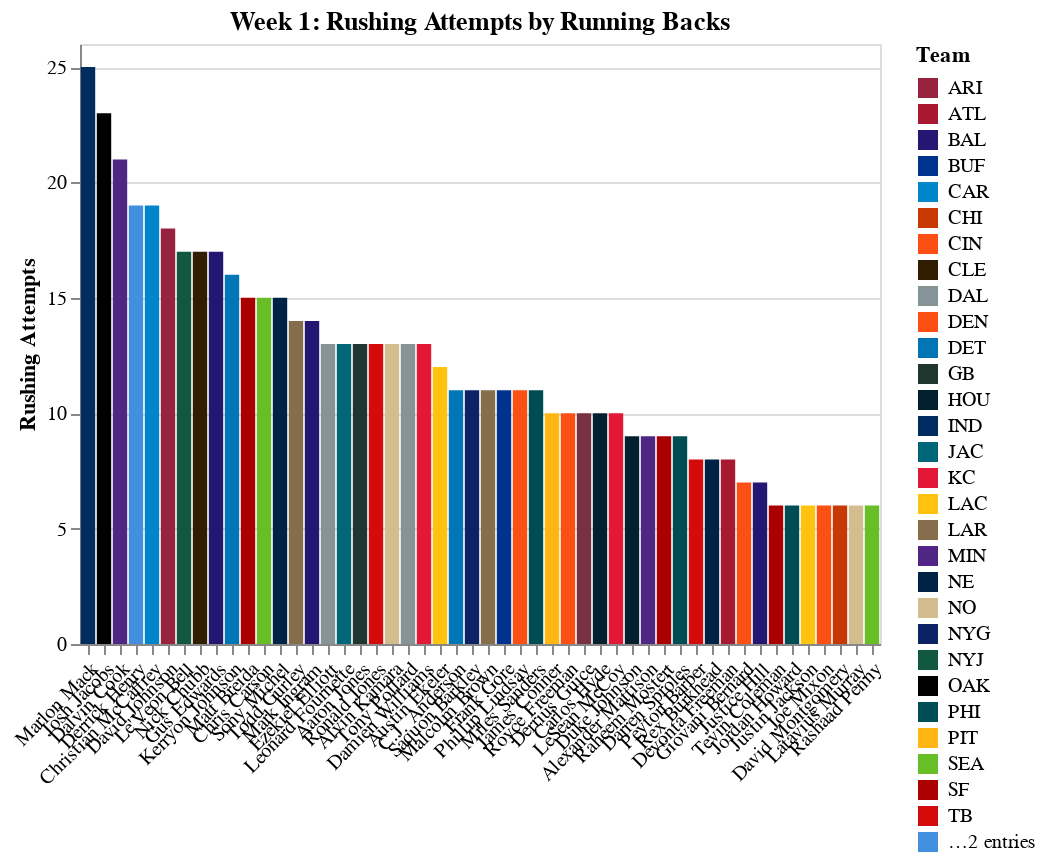

Notebook code for this chart:
### Code cell
chart

### Figure 1 — Vega-Lite specification as saved in the notebook (floating-point values rounded to 4 significant figures)
{"$schema": "https://vega.github.io/schema/vega-lite/v3.4.0.json", "config": {"background": "white", "mark": {"tooltip": null}, "view": {"height": 300, "width": 400}}, "data": {"name": "data-69487cd00769cf2f0c6550fd6506db3d"}, "datasets": {"data-69487cd00769cf2f0c6550fd6506db3d": [{"Attempts": 25, "Player": "Marlon Mack", "Team": "IND"}, {"Attempts": 23, "Player": "Josh Jacobs", "Team": "OAK"}, {"Attempts": 21, "Player": "Dalvin Cook", "Team": "MIN"}, {"Attempts": 19, "Player": "Derrick Henry", "Team": "TEN"}, {"Attempts": 19, "Player": "Christian McCaffrey", "Team": "CAR"}, {"Attempts": 18, "Player": "David Johnson", "Team": "ARI"}, {"Attempts": 17, "Player": "Le'Veon Bell", "Team": "NYJ"}, {"Attempts": 17, "Player": "Nick Chubb", "Team": "CLE"}, {"Attempts": 17, "Player": "Gus Edwards", "Team": "BAL"}, {"Attempts": 16, "Player": "Kerryon Johnson", "Team": "DET"}, {"Attempts": 15, "Player": "Matt Breida", "Team": "SF"}, {"Attempts": 15, "Player": "Chris Carson", "Team": "SEA"}, {"Attempts": 15, "Player": "Sony Michel", "Team": "NE"}, {"Attempts": 14, "Player": "Todd Gurley", "Team": "LAR"}, {"Attempts": 14, "Player": "Mark Ingram", "Team": "BAL"}, {"Attempts": 13, "Player": "Ezekiel Elliott", "Team": "DAL"}, {"Attempts": 13, "Player": "Leonard Fournette", "Team": "JAC"}, {"Attempts": 13, "Player": "Aaron Jones", "Team": "GB"}, {"Attempts": 13, "Player": "Ronald Jones", "Team": "TB"}, {"Attempts": 13, "Player": "Alvin Kamara", "Team": "NO"}, {"Attempts": 13, "Player": "Tony Pollard", "Team": "DAL"}, {"Attempts": 13, "Player": "Damien Williams", "Team": "KC"}, {"Attempts": 12, "Player": "Austin Ekeler", "Team": "LAC"}, {"Attempts": 11, "Player": "C.J. Anderson", "Team": "DET"}, {"Attempts": 11, "Player": "Saquon Barkley", "Team": "NYG"}, {"Attempts": 11, "Player": "Malcolm Brown", "Team": "LAR"}, {"Attempts": 11, "Player": "Frank Gore", "Team": "BUF"}, {"Attempts": 11, "Player": "Phillip Lindsay", "Team": "DEN"}, {"Attempts": 11, "Player": "Miles Sanders", "Team": "PHI"}, {"Attempts": 10, "Player": "James Conner", "Team": "PIT"}, {"Attempts": 10, "Player": "Royce Freeman", "Team": "DEN"}, {"Attempts": 10, "Player": "Derrius Guice", "Team": "WAS"}, {"Attempts": 10, "Player": "Carlos Hyde", "Team": "HOU"}, {"Attempts": 10, "Player": "LeSean McCoy", "Team": "KC"}, {"Attempts": 9, "Player": "Duke Johnson", "Team": "HOU"}, {"Attempts": 9, "Player": "Alexander Mattison", "Team": "MIN"}, {"Attempts": 9, "Player": "Raheem Mostert", "Team": "SF"}, {"Attempts": 9, "Player": "Darren Sproles", "Team": "PHI"}, {"Attempts": 8, "Player": "Peyton Barber", "Team": "TB"}, {"Attempts": 8, "Player": "Rex Burkhead", "Team": "NE"}, {"Attempts": 8, "Player": "Devonta Freeman", "Team": "ATL"}, {"Attempts": 7, "Player": "Giovani Bernard", "Team": "CIN"}, {"Attempts": 7, "Player": "Justice Hill", "Team": "BAL"}, {"Attempts": 6, "Player": "Tevin Coleman", "Team": "SF"}, {"Attempts": 6, "Player": "Jordan Howard", "Team": "PHI"}, {"Attempts": 6, "Player": "Justin Jackson", "Team": "LAC"}, {"Attempts": 6, "Player": "Joe Mixon", "Team": "CIN"}, {"Attempts": 6, "Player": "David Montgomery", "Team": "CHI"}, {"Attempts": 6, "Player": "Latavius Murray", "Team": "NO"}, {"Attempts": 6, "Player": "Rashaad Penny", "Team": "SEA"}]}, "encoding": {"color": {"field": "Team", "scale": {"domain": ["ARI", "ATL", "BAL", "BUF", "CAR", "CHI", "CIN", "CLE", "DAL", "DEN", "DET", "GB", "HOU", "IND", "JAC", "KC", "LAC", "LAR", "MIN", "NE", "NO", "NYG", "NYJ", "OAK", "PHI", "PIT", "SEA", "SF", "TB", "TEN", "WAS"], "range": ["#97233F", "#A71930", "#241773", "#00338D", "#0085CA", "#C83803", "#FB4F14", "#311D00", "#869397", "#FB4F14", "#0076B6", "#203731", "#03202F", "#002C5F", "#006778", "#E31837", "#FFC20E", "#866D4B", "#4F2683", "#002244", "#D3BC8D", "#0B2265", "#125740", "#000000", "#004C54", "#FFB612", "#69BE28", "#AA0000", "#D50A0A", "#418FDE", "#773141"]}, "type": "nominal"}, "x": {"axis": {"labelAngle": -45, "title": ""}, "field": "Player", "sort": {"field": "Attempts", "op": "sum", "order": "descending"}, "type": "nominal"}, "y": {"axis": {"title": "Rushing Attempts"}, "field": "Attempts", "type": "quantitative"}}, "mark": "bar", "title": "Week 1: Rushing Attempts by Running Backs"}
